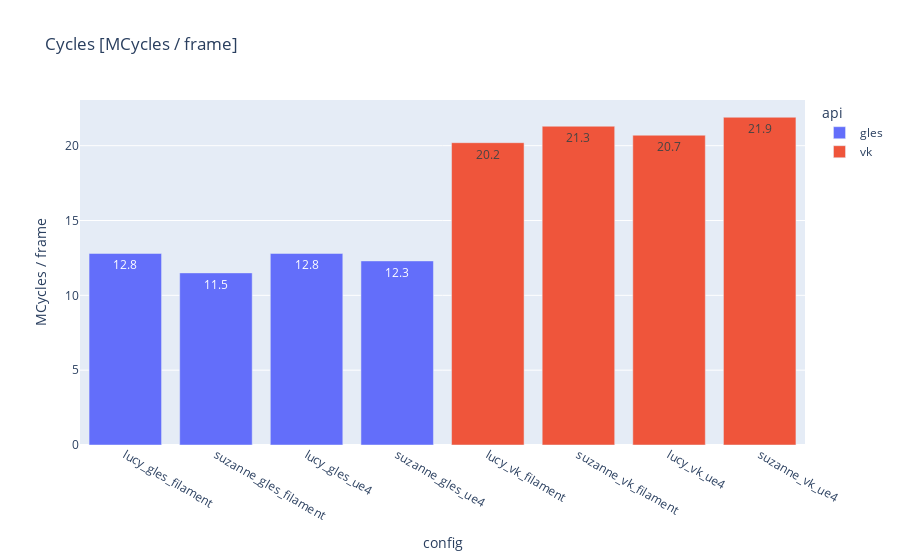

The code cell stored with this chart in its notebook:
### Code cell
fig = px.bar(df_cycles_10x, x = "config", y = "MCycles / frame", color = "api", text_auto=".3s",
             title="Cycles [MCycles / frame]"
            )
fig

### Figure 1 — Plotly figure (JSON) as saved in the notebook; plotly's stock layout.template omitted (floating-point values rounded to 4 significant figures)
{"data": [{"alignmentgroup": "True", "hovertemplate": "api=gles<br>config=%{x}<br>MCycles / frame=%{y}<extra></extra>", "legendgroup": "gles", "marker": {"color": "#636efa", "pattern": {"shape": ""}}, "name": "gles", "offsetgroup": "gles", "orientation": "v", "showlegend": true, "textposition": "auto", "texttemplate": "%{y:.3s}", "type": "bar", "x": ["lucy_gles_filament", "suzanne_gles_filament", "lucy_gles_ue4", "suzanne_gles_ue4"], "xaxis": "x", "y": [12.8, 11.5, 12.8, 12.3], "yaxis": "y"}, {"alignmentgroup": "True", "hovertemplate": "api=vk<br>config=%{x}<br>MCycles / frame=%{y}<extra></extra>", "legendgroup": "vk", "marker": {"color": "#EF553B", "pattern": {"shape": ""}}, "name": "vk", "offsetgroup": "vk", "orientation": "v", "showlegend": true, "textposition": "auto", "texttemplate": "%{y:.3s}", "type": "bar", "x": ["lucy_vk_filament", "suzanne_vk_filament", "lucy_vk_ue4", "suzanne_vk_ue4"], "xaxis": "x", "y": [20.2, 21.3, 20.7, 21.9], "yaxis": "y"}], "layout": {"autosize": true, "barmode": "relative", "legend": {"title": {"text": "api"}, "tracegroupgap": 0}, "title": {"text": "Cycles [MCycles / frame]"}, "xaxis": {"anchor": "y", "autorange": true, "domain": [0, 1], "range": [-0.5, 7.5], "title": {"text": "config"}, "type": "category"}, "yaxis": {"anchor": "x", "autorange": true, "domain": [0, 1], "range": [0, 23.05], "title": {"text": "MCycles / frame"}, "type": "linear"}}}
